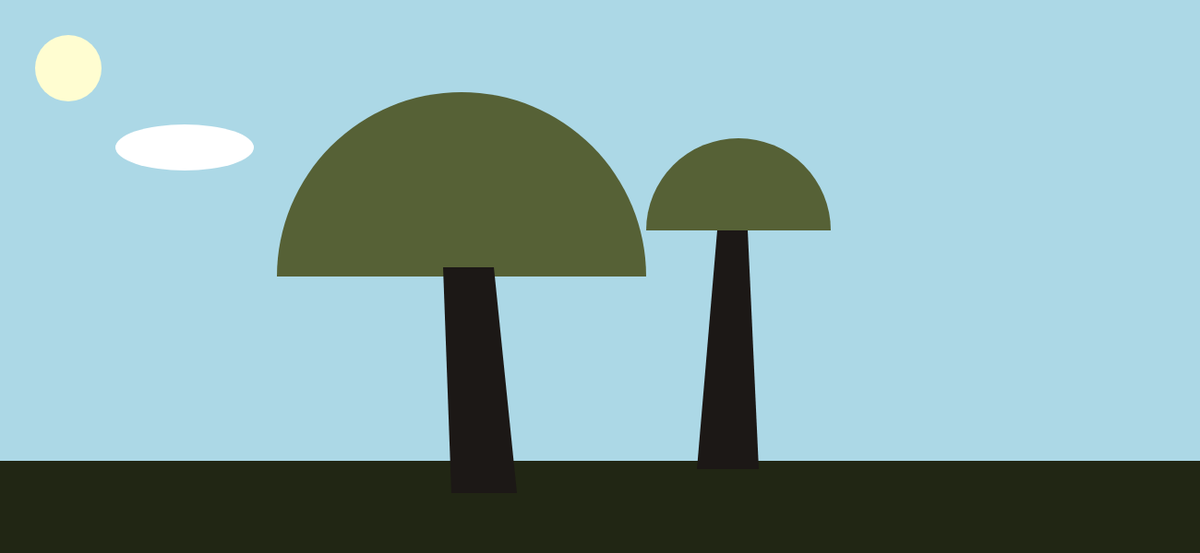
Frame 1 (no input)
Frame 60 (no input): identical to frame 1, image omitted
Frame 120 (the mouse pressed at the canvas centre since frame 60): identical to frame 1, image omitted

The p5.js sketch that drew this single still picture (run headless with seeded random() and noise() and a simulated clock; from frame 60 on, the mouse is pressed at the canvas centre):

// p5.js sketch
// ── sketch.js
var x = 200

function setup() {
    createCanvas(1300, 600);
    background(172, 216, 230);
    noStroke();
}

function draw() {
  background(172, 216, 230);
  noStroke();

  fill(255, 253, 209);
  ellipse(74, 74, 72, 72);

  fill(86, 97, 54);
  arc(500, 300, 400, 400, PI, TWO_PI);

  fill(86, 97, 54);
  arc(800, 250, 200, 200, PI, TWO_PI);

  fill(33, 38, 20);
  rect(0, 500, 1300, 120);

  fill(28, 24, 22);
  quad(480, 290, 535, 290, 560, 535, 489, 535,);

  fill(28, 24, 22);
  quad(810, 250, 777, 250, 755, 509, 822, 509);

  fill(255, 255, 255);
  ellipse(x, 160, 150, 50);
//  x = x + 1 ;       -- this is animation stuff
  //if (x > 1300) x = 0;
}
function mouseReleased(){
  console.log(mouseX + ',' + mouseY,);
}
